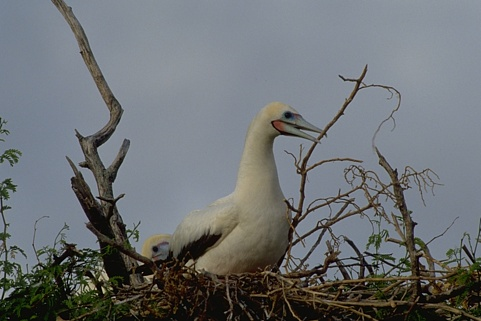
#> input picture kmeans-segmentation-app/sample.jpg, 481 x 321 px
$ python -i app.py   (imports and definitions only)
#> lines starting #> are read from the running program, lines starting #| are printed output that depends on the picture
#> further down, picture is the input picture: shape (321, 481, 3); mean B, G, R 114.9, 112.5, 108.6
import streamlit as st
import numpy as np
import cv2
from PIL import Image
from sklearn.cluster import KMeans
from sklearn.metrics import davies_bouldin_score, silhouette_score
from sklearn.preprocessing import StandardScaler
from sklearn.utils import resample
import matplotlib.pyplot as plt
import io

# --- Clustering function ---
def cluster_eval(features, k=4, label_shape=None):
    kmeans = KMeans(n_clusters=k, random_state=42, n_init='auto')
    labels = kmeans.fit_predict(features)
    dbi = davies_bouldin_score(features, labels)
    # Subsample for silhouette score
    sample_feats, sample_labels = resample(features, labels, n_samples=min(5000, len(features)), random_state=42)
    sil = silhouette_score(sample_feats, sample_labels)
    return labels.reshape(label_shape), dbi, sil

# --- Image processing function ---
def process_image_streamlit(image_np):
    image_rgb = cv2.cvtColor(image_np, cv2.COLOR_BGR2RGB)
    image_hsv = cv2.cvtColor(image_np, cv2.COLOR_BGR2HSV)
#> image_hsv: shape (321, 481, 3); mean H, S, V 81.3, 55.4, 121.5
    image_lab = cv2.cvtColor(image_np, cv2.COLOR_BGR2Lab)
#> image_lab: shape (321, 481, 3); mean of channels 0, 1, 2 118.8, 127.3, 126.4
    h, w, _ = image_rgb.shape
#> h = 321; w = 481

    # Feature extraction
    R = image_rgb[:, :, 0].reshape(-1, 1).astype(np.float32)
    H = image_hsv[:, :, 0].reshape(-1, 1).astype(np.float32)
    L = image_lab[:, :, 0].reshape(-1, 1).astype(np.float32)
    rgb = image_rgb.reshape(-1, 3).astype(np.float32)

    x_coords, y_coords = np.meshgrid(np.arange(w), np.arange(h))
    xy = np.stack([x_coords, y_coords], axis=2).reshape((-1, 2)).astype(np.float32)

    scaler = StandardScaler()
    R_scaled = scaler.fit_transform(R)
    H_scaled = scaler.fit_transform(H)
    L_scaled = scaler.fit_transform(L)
    rgb_scaled = scaler.fit_transform(rgb)
    xy_scaled = scaler.fit_transform(xy)

    # RGB+XY optimization
    spatial_weights = [0.2, 0.5, 1.0]
    k_values = [3, 4]
    best_rgbxy = {'dbi': np.inf}

    for sw in spatial_weights:
        for k in k_values:
            combined = np.hstack([rgb_scaled, xy_scaled * sw])
            seg, dbi, sil = cluster_eval(combined, k, (h, w))
            if dbi < best_rgbxy['dbi']:
                best_rgbxy = {
                    'seg': seg,
                    'dbi': dbi,
                    'sil': sil,
                    'sw': sw,
                    'k': k
                }
#> after the loop, best_rgbxy = 5 items

    seg_R, dbi_R, sil_R = cluster_eval(R_scaled, k=4, label_shape=(h, w))
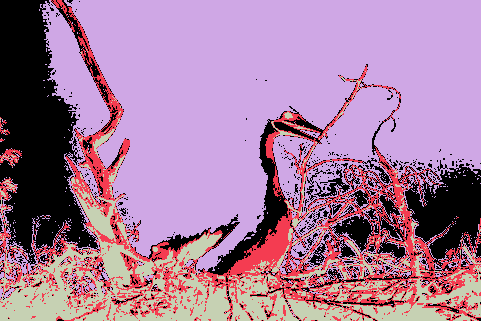
#> seg_R: shape (321, 481) int32; 4 distinct labels, from 0 to 3; one colour per label, 0 black
#> dbi_R = 0.54; sil_R = 0.59
    seg_H, dbi_H, sil_H = cluster_eval(H_scaled, k=4, label_shape=(h, w))
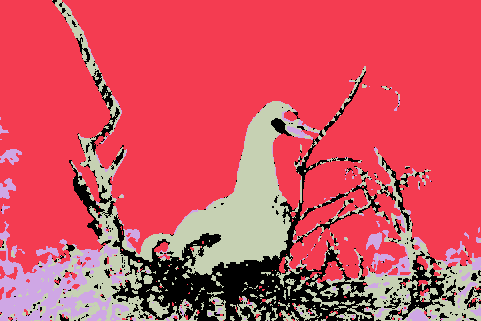
#> seg_H: shape (321, 481) int32; 4 distinct labels, from 0 to 3; one colour per label, 0 black
#> dbi_H = 0.478; sil_H = 0.79
    seg_L, dbi_L, sil_L = cluster_eval(L_scaled, k=4, label_shape=(h, w))
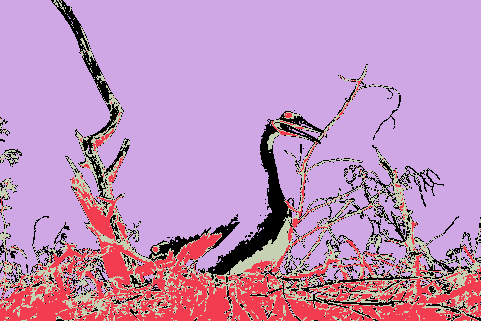
#> seg_L: shape (321, 481) int32; 4 distinct labels, from 0 to 3; one colour per label, 0 black
#> dbi_L = 0.449; sil_L = 0.758

    # Plotting to memory (instead of file)
    fig = plt.figure(figsize=(15, 8))
    plt.subplot(2, 3, 1)
    plt.imshow(image_rgb)
    plt.title("Original Image")

    plt.subplot(2, 3, 2)
    plt.imshow(seg_R, cmap='viridis')
    plt.title(f"R Channel\nDBI: {dbi_R:.3f}, Sil: {sil_R:.3f}")

    plt.subplot(2, 3, 3)
    plt.imshow(seg_H, cmap='viridis')
    plt.title(f"H Channel\nDBI: {dbi_H:.3f}, Sil: {sil_H:.3f}")

    plt.subplot(2, 3, 4)
    plt.imshow(seg_L, cmap='viridis')
    plt.title(f"L Channel\nDBI: {dbi_L:.3f}, Sil: {sil_L:.3f}")

    plt.subplot(2, 3, 5)
    plt.imshow(best_rgbxy['seg'], cmap='viridis')
    plt.title(f"RGB+XY (w={best_rgbxy['sw']}, k={best_rgbxy['k']})\nDBI: {best_rgbxy['dbi']:.3f}, Sil: {best_rgbxy['sil']:.3f}")

    plt.tight_layout()

    buf = io.BytesIO()
    plt.savefig(buf, format="png")
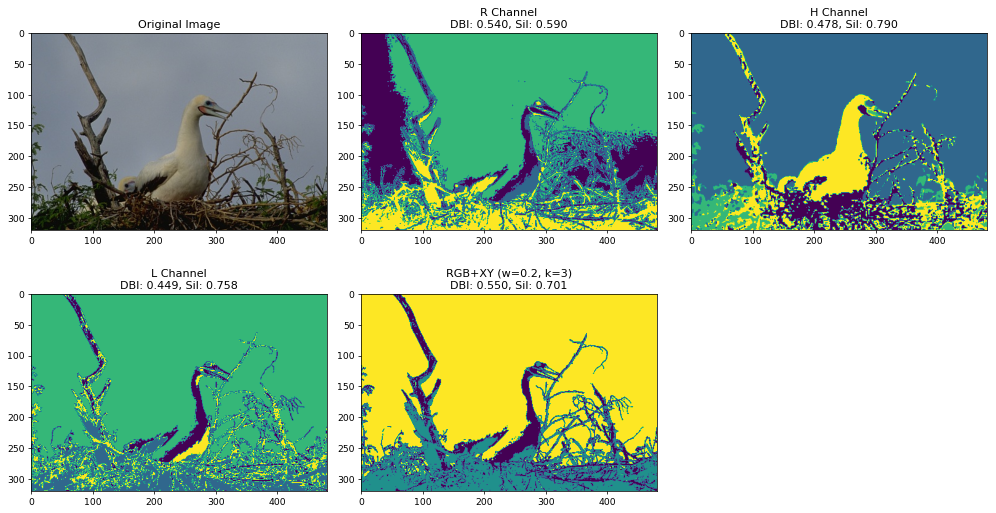
#> figure drawn by matplotlib, 5 panels
    buf.seek(0)

    return buf

# --- Streamlit UI ---
# [14 lines not run here, left out]

>>> import cv2
>>> picture = cv2.imread('sample.jpg')
>>> result = process_image_streamlit(picture)
